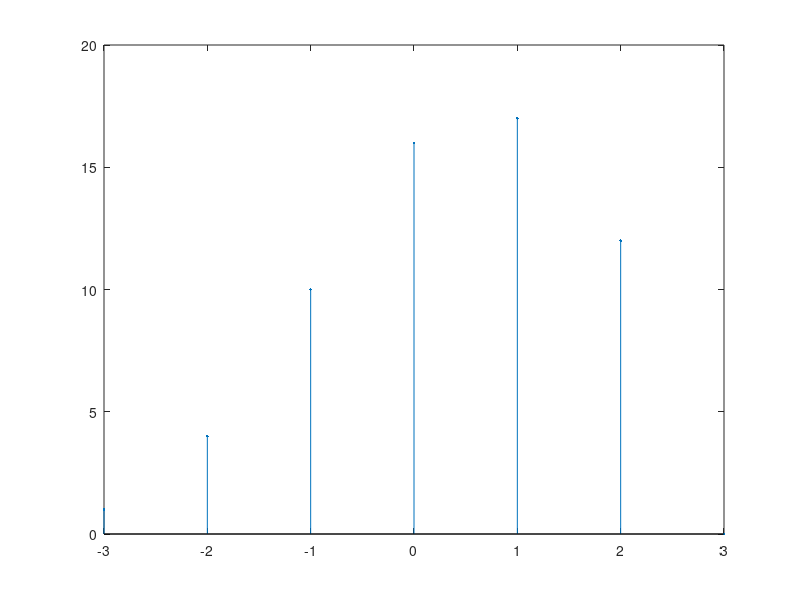

Here is the MATLAB script that generated this plot:
clc; %... Clear command line
clear all; %... Clear variables
close all; %... Clear figures

%... x = input("Enter the values of x");
%... h = input("Enter the values of h");
%... Input formet = [2 7 3 1 5]

h = [1 2 3 4]; %... Impulse response
x = [1 2 3 0]; %... Input sequence

z = []; %... To store values of x*h
for i = 1:length(x)
  xh = h.*x(i); %... Multiply x(i) with all values of h
  z = [z; xh]; %... Store xh in the next row of z
end

[r, c] = size(z); %... Row & column of z
ans = zeros(1,r+c-1); %... Convolution result will be stored here

for i = 1:r
  for j = 1:c
    ans(i+j-1) = ans(i+j-1)+z(i,j);
  end
end

z1 = 2; %... 0th index of x
z2 = 3; %... 0th index of h
index = (z1+z2-1); %... 0�th index of ans
n = -(index-1):length(ans)-index; %... time(n)
ans = conv(x,h);
disp(ans);
stem(n, ans, ".");
